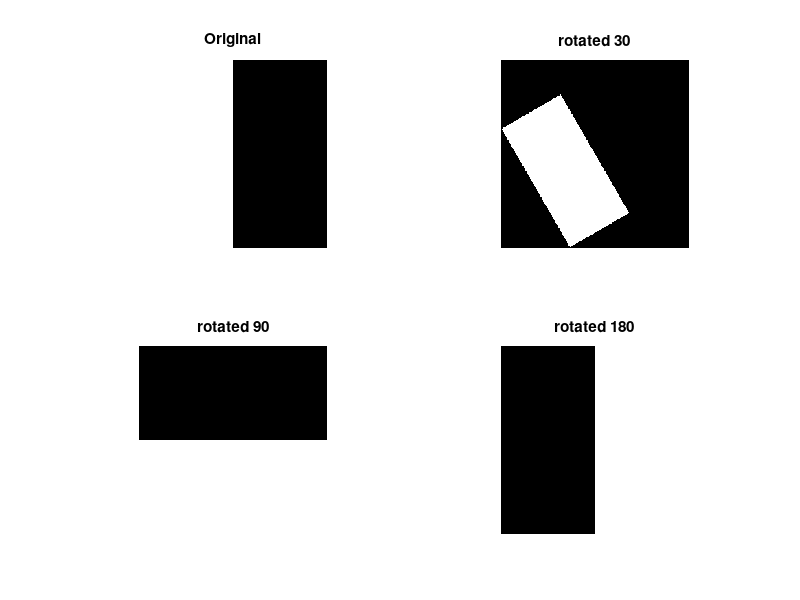

This chart was generated by the following MATLAB code:
clc;
clear;

% program3  
% Create binary image and rotate it by 30, 90, 180 
% Then display all images in one figure used subplot 

f1 = [ones(200,100), zeros(200,100)]; 
fr30  = imrotate(f1, 30); 
fr90  = imrotate(f1, 90); 
fr180 = imrotate(f1, 180); 

figure 
subplot(2,2,1),imshow(f1),title('Original'); 
subplot(2,2,2),imshow(fr30),title('rotated 30'); 
subplot(2,2,3),imshow(fr90),title('rotated 90'); 
subplot(2,2,4),imshow(fr180),title('rotated 180'); 
